Frame 1 (no input): blank canvas, image omitted
Frame 60 (no input): blank canvas, image omitted
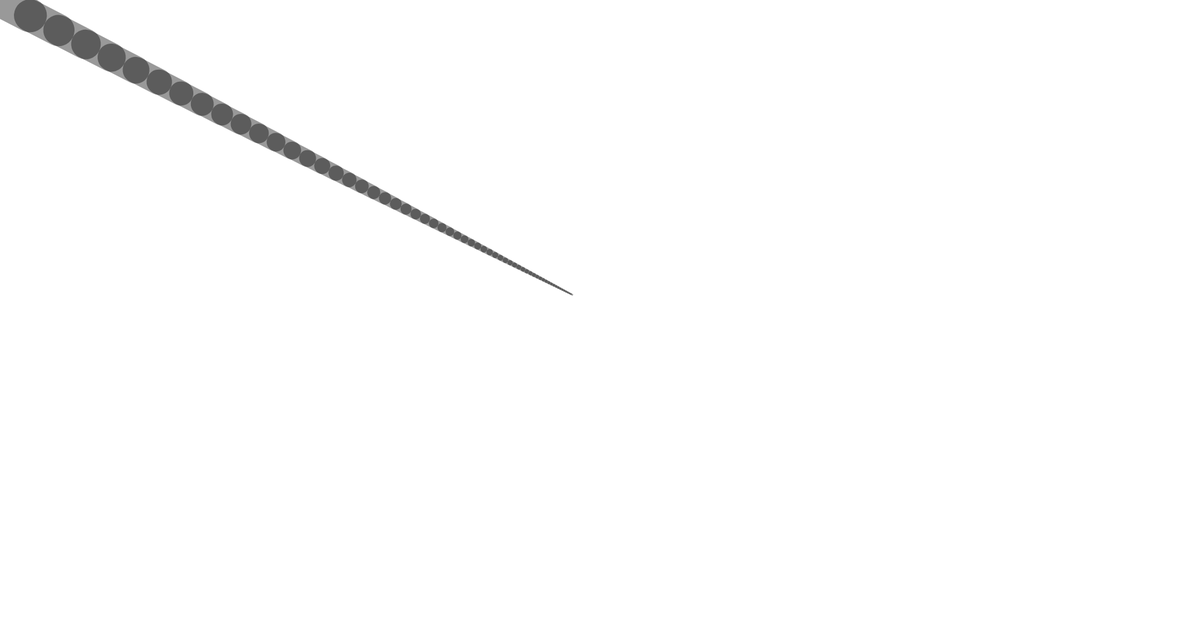
Frame 120 (the mouse pressed at the canvas centre since frame 60)

The p5.js sketch whose frames 1 and 60 were blank and that drew this single picture after the mouse press (run headless with seeded random() and noise() and a simulated clock; from frame 60 on, the mouse is pressed at the canvas centre):

// p5.js sketch
// ── sketch.js
//  Variables:
var x = 0;
var y = 0;
var px = 0;
var py = 0;
var easing = 0.05;



function setup() {
    createCanvas(1980, 1020);
    stroke(0, 102);
}

function draw() {
    var targetX = mouseX;
    //  eases the positional value
    x += (targetX - x) * easing;
    var targetY = mouseY;
    //  eases the positional value
    y += (targetY - y) * easing;
    var weight = dist(x, y, px, py);
    //  established from the distance calculations
    strokeWeight(weight);
    line(x, y, px, py);
    py = y;
    px = x;

}
